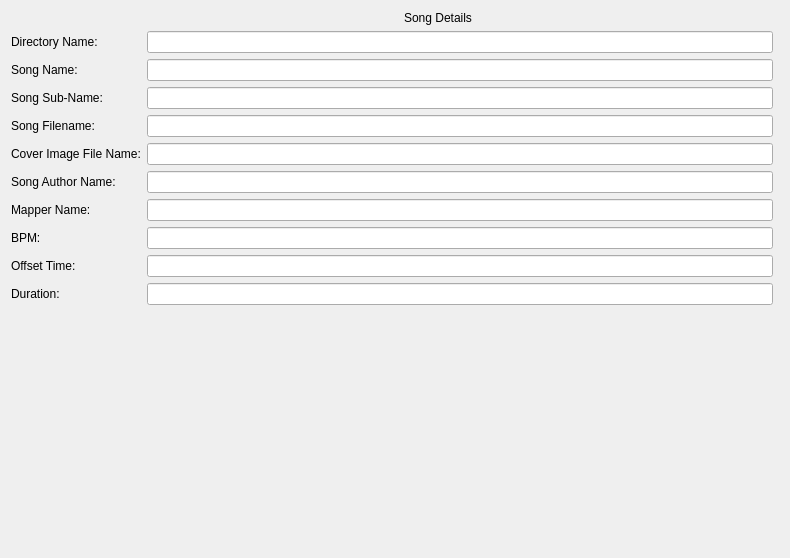
<?xml version="1.0" encoding="UTF-8"?>
<ui version="4.0">
 <class>SongInfoForm</class>
 <widget class="QWidget" name="SongInfoForm">
  <property name="geometry">
   <rect>
    <x>0</x>
    <y>0</y>
    <width>790</width>
    <height>558</height>
   </rect>
  </property>
  <property name="windowTitle">
   <string>Form</string>
  </property>
  <layout class="QGridLayout" name="gridLayout">
   <item row="5" column="2">
    <widget class="QLineEdit" name="songSubNameTF"/>
   </item>
   <item row="10" column="0" colspan="2">
    <widget class="QLabel" name="authorNameL">
     <property name="text">
      <string>Song Author Name:</string>
     </property>
    </widget>
   </item>
   <item row="1" column="0" colspan="2">
    <widget class="QLabel" name="dirNameL">
     <property name="text">
      <string>Directory Name:</string>
     </property>
    </widget>
   </item>
   <item row="10" column="2">
    <widget class="QLineEdit" name="authorNameTF"/>
   </item>
   <item row="3" column="0" colspan="2">
    <widget class="QLabel" name="songNameL">
     <property name="text">
      <string>Song Name:</string>
     </property>
    </widget>
   </item>
   <item row="14" column="0">
    <widget class="QLabel" name="bpmL">
     <property name="text">
      <string>BPM:</string>
     </property>
    </widget>
   </item>
   <item row="0" column="1" colspan="3">
    <widget class="QLabel" name="titleL">
     <property name="text">
      <string>Song Details</string>
     </property>
     <property name="alignment">
      <set>Qt::AlignCenter</set>
     </property>
    </widget>
   </item>
   <item row="7" column="0" colspan="2">
    <widget class="QLabel" name="songFileNameL">
     <property name="text">
      <string>Song Filename:</string>
     </property>
    </widget>
   </item>
   <item row="5" column="0" colspan="2">
    <widget class="QLabel" name="songSubNameL">
     <property name="text">
      <string>Song Sub-Name:</string>
     </property>
    </widget>
   </item>
   <item row="11" column="2">
    <widget class="QLineEdit" name="mapperNameTF"/>
   </item>
   <item row="15" column="0" colspan="2">
    <widget class="QLabel" name="offsetTimeL">
     <property name="text">
      <string>Offset Time:</string>
     </property>
    </widget>
   </item>
   <item row="9" column="0" colspan="2">
    <widget class="QLabel" name="coverImageL">
     <property name="text">
      <string>Cover Image File Name:</string>
     </property>
    </widget>
   </item>
   <item row="17" column="2">
    <spacer name="verticalSpacer">
     <property name="orientation">
      <enum>Qt::Vertical</enum>
     </property>
     <property name="sizeHint" stdset="0">
      <size>
       <width>20</width>
       <height>40</height>
      </size>
     </property>
    </spacer>
   </item>
   <item row="3" column="2">
    <widget class="QLineEdit" name="songNameTF"/>
   </item>
   <item row="11" column="0">
    <widget class="QLabel" name="mapperNameL">
     <property name="text">
      <string>Mapper Name:</string>
     </property>
    </widget>
   </item>
   <item row="1" column="2">
    <widget class="QLineEdit" name="dirNameTF">
     <property name="readOnly">
      <bool>true</bool>
     </property>
    </widget>
   </item>
   <item row="9" column="2">
    <widget class="QLineEdit" name="coverImageTF"/>
   </item>
   <item row="14" column="2">
    <widget class="QLineEdit" name="bpmTF"/>
   </item>
   <item row="7" column="2">
    <widget class="QLineEdit" name="songFileNameTF"/>
   </item>
   <item row="15" column="2">
    <widget class="QLineEdit" name="offsetTimeTF"/>
   </item>
   <item row="16" column="0">
    <widget class="QLabel" name="durationL">
     <property name="text">
      <string>Duration:</string>
     </property>
    </widget>
   </item>
   <item row="16" column="2">
    <widget class="QLineEdit" name="durationTF">
     <property name="readOnly">
      <bool>true</bool>
     </property>
    </widget>
   </item>
  </layout>
 </widget>
 <resources/>
 <connections/>
</ui>
